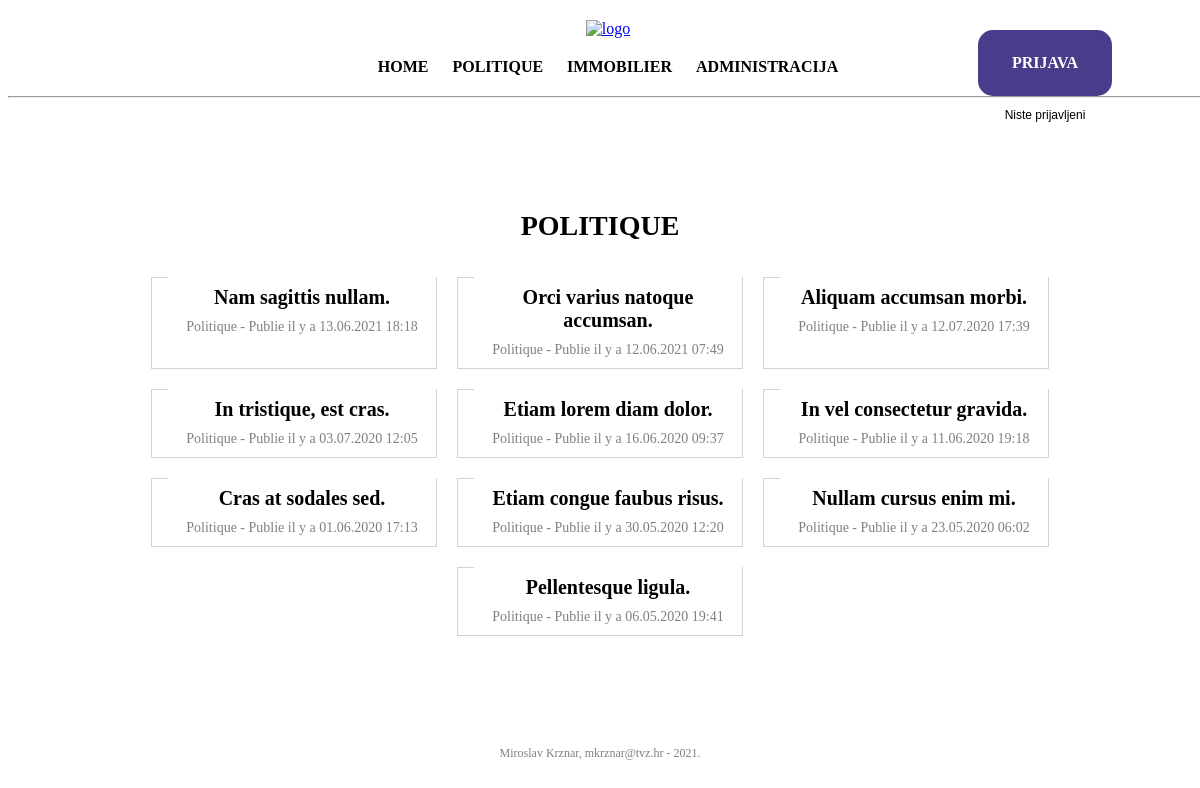
The page /kategorija.php?id=politique on the database its author committed.
### tables this page shows
CREATE TABLE `vijesti` (
  `id` int(11) NOT NULL,
  `datum` varchar(32) NOT NULL,
  `naslov` varchar(64) NOT NULL,
  `sazetak` text NOT NULL,
  `tekst` text NOT NULL,
  `slika` varchar(64) NOT NULL,
  `kategorija` varchar(64) NOT NULL,
  `arhiva` tinyint(1) NOT NULL
);

### kategorija.php (the view, shortened to what this page needs)
<?php
include 'connect.php';
echo '
<!DOCTYPE html>
<html lang="hr-HR">
    <head>
        <meta charset="UTF-8" />
        <title>Projekt</title>
        <meta name="author" content="Miroslav Krznar"/>
        <meta name="description" content="Projekt" />
        <link rel="stylesheet" type="text/css" href="style.css" />
        <link rel="apple-touch-icon" sizes="180x180" href="img/favicon_io/apple-touch-icon.png">
        <link rel="icon" type="image/png" sizes="32x32" href="img/favicon_io/favicon-32x32.png">
        <link rel="icon" type="image/png" sizes="16x16" href="img/favicon_io/favicon-16x16.png">
        <link rel="manifest" href="img/favicon_io/site.webmanifest">
    </head>
    <body>
        <header>
            <a href="index.php"/><img src="img/logo.png" alt="logo" /></a>
            <nav>
                <ul>
                    <li><a href="index.php">Home</a></li>
                    <li><a href="kategorija.php?id=politique">Politique</a></li>
                    <li><a href="kategorija.php?id=immobilier">Immobilier</a></li>
                    <li><a href="administracija.php">Administracija</a></li>
                </ul>
            </nav>
            <hr />
        </header>
        <div id="helpFixed"></div>';
        if(isset($_SESSION['$username'])) {
            echo '
            <div class="logout-segm">
                <a href="logout.php" class="logout">Odjava</a>
                <p>Dobar dan, <span id="user">' . $_SESSION['$username'] . '</span>!</p>
            </div>';
        } else {
            echo '
            <div class="login-segm">
                <a href="administracija.php" class="login">Prijava</a>
                <p>Niste prijavljeni</p>
            </div>';
        }
        $kategorija = $_GET['id'];
        $query = "SELECT * FROM vijesti WHERE kategorija = '$kategorija' ORDER BY id DESC";
        $result = mysqli_query($dbc, $query);
        $rowNmb = mysqli_num_rows($result);
        $i = 0;
        while($row = mysqli_fetch_array($result)) {
            if($i % 3 == 0) {
                echo '<section class="home-sec">';
                if($i == 0) {
                    echo '<h2>' . $kategorija . '</h2>';
                }
                echo '<div>';
            }
            echo '
            <article>
                <a href="clanak.php?id=' . $row['id'] . '">
                <img src="img/' . $row['slika'] . '" alt="slika" /></a>
                <div>
                    <h3><a href="clanak.php?id=' . $row['id'] . '">' . $row['naslov'] . '</a></h3>
                    <p>' . $row['kategorija'] . ' - Publie il y a ' . $row['datum'] . '</p>
                </div>
            </article>';
            if($i % 3 == 2) {
                echo '</section>';
            }
            $i += 1;
            if($i == $rowNmb && $i % 3 != 0) {
                echo '</section>';
            }
        }
        echo '
        </section>
        <footer>
            <p>Miroslav Krznar, mkrznar@tvz.hr - 2021.</p>
        </footer>
    </body>
</html>';
?>

### style.css (style rules this page uses)
body { margin-top: 0px; }
header { text-align: center; padding-top: 20px; position: fixed; width: 100%; background-color: white; z-index: 2; }
nav a { display: block; box-sizing: border-box; padding: 10px; color: black; text-transform: uppercase; background-color: white; text-decoration: none; font-family: 'Arial Narrow'; font-weight: bold; }
ul { padding: 0px; margin: 2px auto; }
hr { color: lightgray; margin: 0px; }
.home-sec { text-align: center; }
.home-sec a { text-decoration: none; color: black; }
h2 { text-transform: uppercase; margin: 40px 0px 25px; font-family: 'Arial Narrow'; font-weight: bold; font-size: 28px; }
article { display: inline-block; margin: 10px; border: 1px solid lightgrey; }
article div { background-color: white; position: relative; }
article h3 { margin: 0px 10px; padding-top: 10px; font-family: 'Times New Roman', Times, serif; font-size: 20px; }
article p { margin: 10px; font-size: 14px; color: grey; }
footer { text-align: center; margin: 100px 0 30px; font-size: 12px; color: grey; }
.logout-segm p, .login-segm p { font-family: Arial, Helvetica, sans-serif; font-size: 12px; }
.logout, .login { padding: 20px 30px; background-color: darkslateblue; text-decoration: none; text-transform: uppercase; color: white; font-weight: bold; box-sizing: border-box; border: 4px solid darkslateblue; border-radius: 15px; }
@media (min-width: 1000px) { #helpFixed { height: 170px; } }
@media (min-width: 1000px) { header img { width: 250px; } }
@media (min-width: 1000px) { nav { margin: 10px auto; width: 60%; } }
@media (min-width: 1000px) { li { list-style-type: none; display: inline-block; } }
@media (min-width: 1000px) { .home-sec > div { display: flex; justify-content: center; } }
@media (min-width: 1000px) { h2 { text-transform: uppercase; margin: 40px 0px 25px; font-family: 'Arial Narrow'; font-weight: bold; font-size: 28px; } }
@media (min-width: 1000px) { article div { width: 268px; margin-left: 16px; margin-top: -20px; } }
@media (min-width: 1000px) { .logout-segm, .login-segm { position: fixed; right: 30px; top: 30px; width: 250px; text-align: center; z-index: 3; } }
@media (min-width: 1000px) { .logout, .login { display: inline-block; } }

### rows shown on the page
vijesti: naslov "Nam sagittis nullam.", kategorija "Politique", datum "13.06.2021 18:18"
vijesti: naslov "Orci varius natoque accumsan.", kategorija "Politique", datum "12.06.2021 07:49"
vijesti: naslov "Aliquam accumsan morbi.", kategorija "Politique", datum "12.07.2020 17:39"
vijesti: naslov "In tristique, est cras.", kategorija "Politique", datum "03.07.2020 12:05"
vijesti: naslov "Etiam lorem diam dolor.", kategorija "Politique", datum "16.06.2020 09:37"
vijesti: naslov "In vel consectetur gravida.", kategorija "Politique", datum "11.06.2020 19:18"
vijesti: naslov "Cras at sodales sed.", kategorija "Politique", datum "01.06.2020 17:13"
vijesti: naslov "Etiam congue faubus risus.", kategorija "Politique", datum "30.05.2020 12:20"
vijesti: naslov "Nullam cursus enim mi.", kategorija "Politique", datum "23.05.2020 06:02"
vijesti: naslov "Pellentesque ligula.", kategorija "Politique", datum "06.05.2020 19:41"
